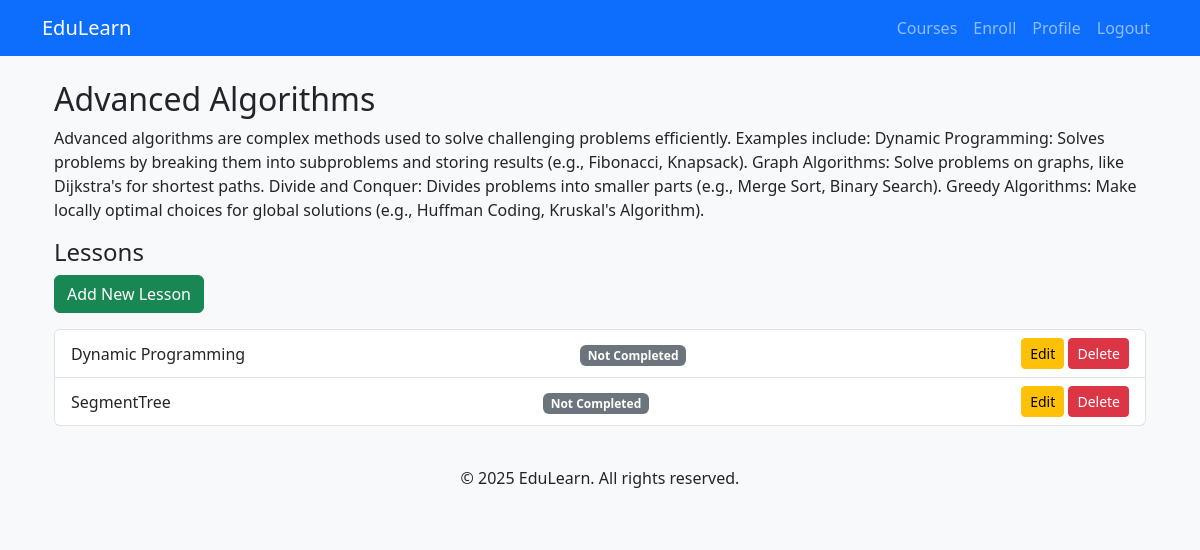
Screenshot of /courses/2/ (signed in) with the database file from the repository.
### courses/models.py (models this page shows, shortened)
class Course(models.Model):
    title = models.CharField(max_length=200)
    description = models.TextField()
    duration = models.IntegerField(help_text='Duration in hours')
    thumbnail = models.ImageField(upload_to="course_thumbnails/", null=True, blank=True)
    created_at = models.DateTimeField(auto_now_add=True)

class Lesson(models.Model):
    title = models.CharField(max_length=200)
    content = models.TextField(blank=True, null=True)
    video_url = models.URLField(null=True, blank=True)
    completion_status = models.BooleanField(default=False)
    course = models.ForeignKey(Course, on_delete=models.CASCADE, related_name='lessons')

### courses/views.py (the view)
# urls.py: path('<int:pk>/', CourseDetailView.as_view(), name='course_detail'),
class CourseDetailView(LoginRequiredMixin, DetailView):
    model = Course
    template_name = 'courses/course_detail.html'
    context_object_name = 'course'
    def get_context_data(self, **kwargs):
        context = super().get_context_data(**kwargs)
        context['lessons'] = self.object.lessons.all()
        return context

### templates/courses/course_detail.html (shortened to what this page needs)
{% extends "courses/base.html" %}
{% block content %}
<div class="container mt-4">
    <h2>{{ course.title }}</h2>
    <p>{{ course.description }}</p>
    <h4>Lessons</h4>
    <a href="{% url 'lesson_create' %}" class="btn btn-success mb-3">Add New Lesson</a>
    <ul class="list-group">
        {% for lesson in course.lessons.all %}
            <li class="list-group-item d-flex justify-content-between align-items-center">
                {{ lesson.title }}
                <span>
                    {% if student and lesson in student.completed_lessons.all %}
                        <span class="badge bg-success">Completed</span>
                    {% else %}
                        <span class="badge bg-secondary">Not Completed</span>
                    {% endif %}
                </span>
                <div>
                    <a href="{% url 'lesson_update' lesson.id %}" class="btn btn-warning btn-sm">Edit</a>
                    <form action="{% url 'lesson_delete' lesson.id %}" method="post" style="display:inline;">
                        <button type="submit" class="btn btn-danger btn-sm"
                                onclick="return confirm('Are you sure you want to delete this lesson?')">
                            Delete
                        </button>
                    </form>
                </div>
            </li>
        {% empty %}
            <li class="list-group-item text-center">No lessons available for this course.</li>
        {% endfor %}
    </ul>
</div>
{% endblock %}

### templates/courses/base.html (style rules this page uses)
body { background-color: #f8f9fa; }

### rows the page displays
Course: title "Advanced Algorithms", description "Advanced algorithms are complex methods used to solve challenging problems efficiently. Examples include: Dynamic Programming: Solves problems by breaking them into subproblems and storing results (e.g., Fibonacci, Knapsack). Graph Algorithms: Solve problems on graphs, like Dijkstra's for shortest paths. Divide and Conquer: Divides problems into smaller parts (e.g., Merge Sort, Binary Search). Greedy Algorithms: Make locally optimal choices for global solutions (e.g., Huffman Coding, Kruskal's Algorithm)."
Lesson: title "Dynamic Programming"
Lesson: title "SegmentTree"
